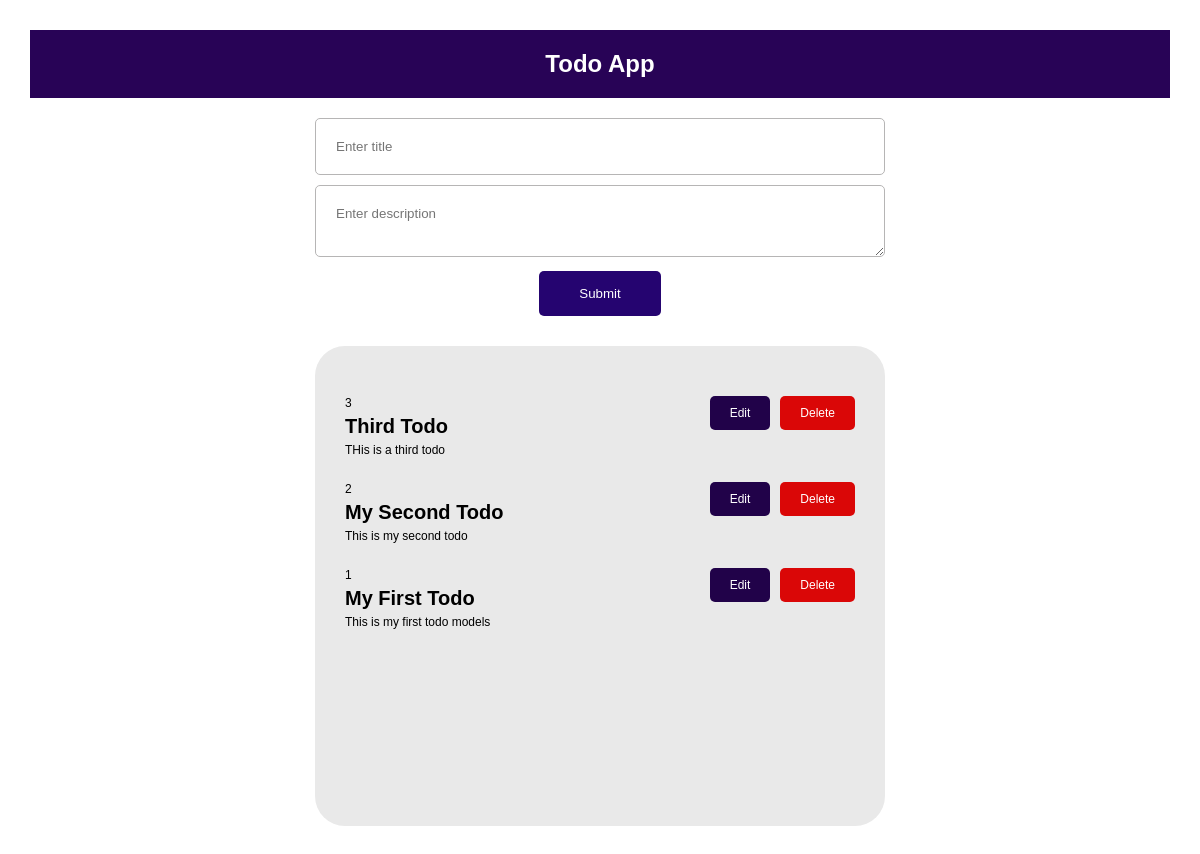
Before: / with the older database file.
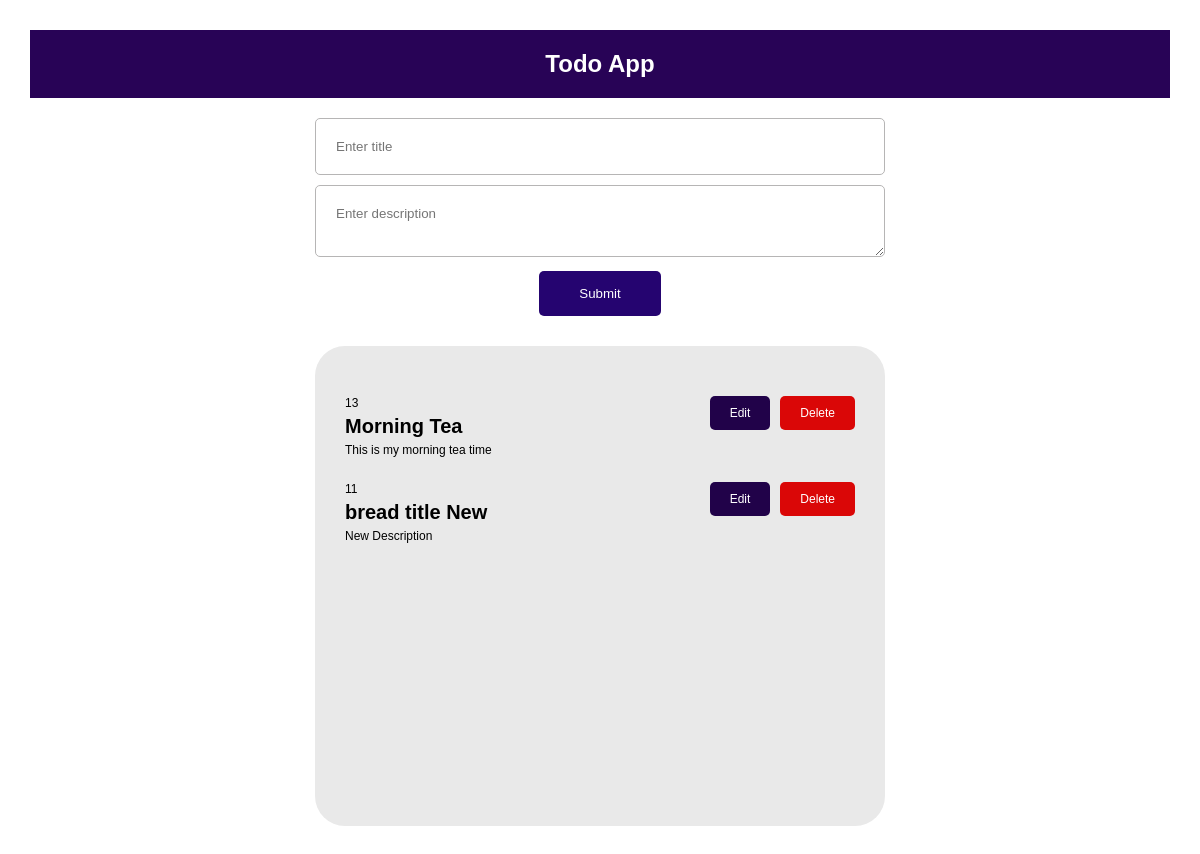
After: the same page with the newer database file.
### introApp/models.py (models this page shows, shortened)
class TodoTable(models.Model):
    title = models.CharField(max_length=255, blank=True, null=True)
    description = models.TextField(max_length=400, blank=True, null=True)
    created_at = models.DateTimeField(auto_now_add=True, blank=True, null=True)
    completed = models.BooleanField(default=False)

### introApp/views.py (the view, shortened to what this page needs)
# urls.py: path('', home, name='homename'),
def home(request):
    alltask = TodoTable.objects.all().order_by('-id')
    return render(request, 'home.html', {'tasks' : alltask})

### templates/home.html (shortened to what this page needs)
{% load static %}
<!DOCTYPE html>
<html lang="en">
<head>
    <link rel="stylesheet" href="{% static 'CSS/styles.css'%}">
</head>
<body>
    <div class="mainDiv">
        <h2 class="text ">Todo App</h2>
        <form action="" method="post">
            <div>
                <input type="text" required placeholder="Enter title" name="title">
                <textarea name="description" placeholder="Enter description" id=""></textarea>
                <button type="submit">Submit</button>
            </div>
        </form>
        <div class="eachDivMain">
            {% for task in tasks %}
            <div>
                <div class="eachDiv">
                    <div>
                        <p>{{task.id}}</p>
                        <h2>{{task.title}}</h2>
                        <p>{{task.description}}</p>
                    </div>
                    <div class="eachBtns">
                        <a href="{% url 'update' task.id %}">
                            <button>Edit</button>
                        </a>
                        <a href="{% url 'remove' task.id %}">
                            <button class="del">Delete</button>
                        </a>
                    </div>
                </div>
            </div>
            {% endfor %}
        </div>
    </div>
</body>
</html>

### static/CSS/styles.css (style rules this page uses)
* { padding: 0; margin: 0; box-sizing: border-box; font-family: 'Trebuchet MS', 'Lucida Sans Unicode', 'Lucida Grande', 'Lucida Sans', Arial, sans-serif; }
.mainDiv { background-color: white; border-radius: 30px; padding: 30px; width: 100%; }
.text { padding: 20px 0; background-color: rgb(40, 3, 86); text-align: center; color: white; }
form { width: 100%; justify-content: center; display: flex; align-items: center; padding-top: 20px; }
form div { width: 50%; }
form input { width: 100%; padding: 20px; border: rgb(182, 181, 181) solid 1px; border-radius: 5px; margin-bottom: 10px; }
form textarea { width: 100%; padding: 20px; border: rgb(182, 181, 181) solid 1px; border-radius: 5px; margin-bottom: 10px; }
form button { background-color: rgb(37, 4, 112); color: white; padding: 15px 40px; width: fit-content; border: none; border-radius: 5px; display: flex; margin: auto; cursor: pointer; }
.eachDivMain { background-color: rgb(233, 233, 233); height: 60vh; width: 50%; margin: auto; margin-top: 30px; padding: 30px; border-radius: 30px; }
.eachDiv { display: flex; width: 100%; margin-top: 20px; }
.eachDiv h2 { font-size: 20px; padding-bottom: 5px; }
.eachDiv p { font-size: 12px; padding-bottom: 5px; }
.eachBtns { display: flex; margin-left: auto; gap: 10px; height: fit-content; }
.eachBtns button { padding: 10px 20px; border-radius: 5px; font-size: 12px; border: none; color: white; background-color: rgb(33, 2, 73); cursor: pointer; }
.del { background-color: rgb(218, 7, 7) !important; color: white; }

Changed rows visible on the page:
removed TodoTable: id "3", title "Third Todo", description "THis is a third todo"
removed TodoTable: id "2", title "My Second Todo", description "This is my second todo"
removed TodoTable: id "1", title "My First Todo", description "This is my first todo models"
added TodoTable: id "13", title "Morning Tea", description "This is my morning tea time"
added TodoTable: id "11", title "bread title New", description "New Description"
